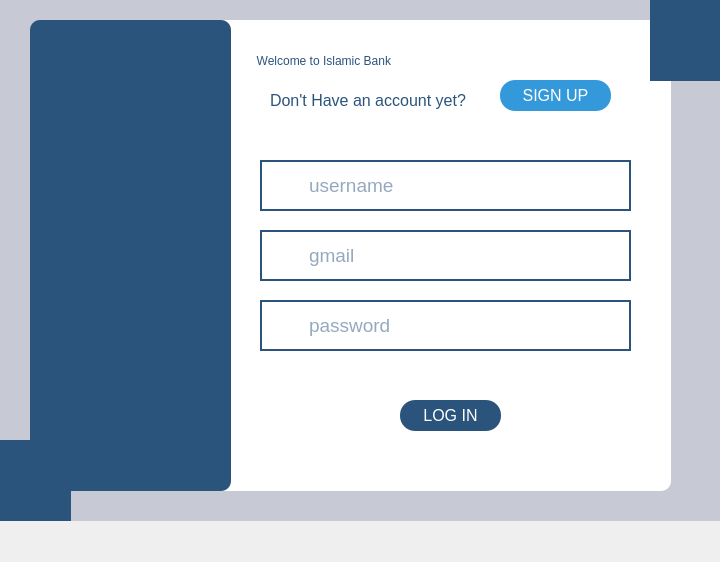
<?xml version="1.0" encoding="UTF-8"?>
<ui version="4.0">
 <class>MainWindowofBANK</class>
 <widget class="QMainWindow" name="MainWindowofBANK">
  <property name="geometry">
   <rect>
    <x>0</x>
    <y>0</y>
    <width>720</width>
    <height>562</height>
   </rect>
  </property>
  <property name="minimumSize">
   <size>
    <width>720</width>
    <height>562</height>
   </size>
  </property>
  <property name="windowTitle">
   <string>MainWindowofBANK</string>
  </property>
  <property name="styleSheet">
   <string notr="true">QLabel{
background-color:#2b547d;
}
QMessageBox QLabel {
    background-color: transparent; /* Makes text background transparent */
    color: black; /* Text color */
}</string>
  </property>
  <widget class="QWidget" name="centralwidget">
   <widget class="QLabel" name="label">
    <property name="geometry">
     <rect>
      <x>0</x>
      <y>0</y>
      <width>731</width>
      <height>521</height>
     </rect>
    </property>
    <property name="styleSheet">
     <string notr="true">QLabel{
background-color:rgb(199, 201, 213);
}</string>
    </property>
    <property name="text">
     <string/>
    </property>
   </widget>
   <widget class="QLabel" name="label_3">
    <property name="geometry">
     <rect>
      <x>650</x>
      <y>0</y>
      <width>81</width>
      <height>81</height>
     </rect>
    </property>
    <property name="styleSheet">
     <string notr="true">QLabel{
background-color:#2b547d;
}</string>
    </property>
    <property name="text">
     <string/>
    </property>
   </widget>
   <widget class="QLabel" name="label_4">
    <property name="geometry">
     <rect>
      <x>-10</x>
      <y>440</y>
      <width>81</width>
      <height>81</height>
     </rect>
    </property>
    <property name="styleSheet">
     <string notr="true">QLabel{
background-color:#2b547d;
}</string>
    </property>
    <property name="text">
     <string/>
    </property>
   </widget>
   <widget class="QLabel" name="label_2">
    <property name="geometry">
     <rect>
      <x>30</x>
      <y>20</y>
      <width>201</width>
      <height>471</height>
     </rect>
    </property>
    <property name="styleSheet">
     <string notr="true">border-radius:10px;</string>
    </property>
    <property name="text">
     <string/>
    </property>
   </widget>
   <widget class="QLabel" name="label_5">
    <property name="geometry">
     <rect>
      <x>180</x>
      <y>20</y>
      <width>491</width>
      <height>471</height>
     </rect>
    </property>
    <property name="styleSheet">
     <string notr="true">QLabel{
background-color:rgb(255, 255, 255);
border-radius:10px;
}</string>
    </property>
    <property name="text">
     <string/>
    </property>
   </widget>
   <widget class="QLabel" name="label_6">
    <property name="geometry">
     <rect>
      <x>250</x>
      <y>40</y>
      <width>371</width>
      <height>41</height>
     </rect>
    </property>
    <property name="styleSheet">
     <string notr="true">QLabel{
background-color:white;
font: 700 20pt &quot;Arial&quot;;
color:#2b547d;}</string>
    </property>
    <property name="text">
     <string>  Welcome to Islamic Bank</string>
    </property>
   </widget>
   <widget class="QLabel" name="label_7">
    <property name="geometry">
     <rect>
      <x>270</x>
      <y>90</y>
      <width>201</width>
      <height>21</height>
     </rect>
    </property>
    <property name="font">
     <font>
      <family>Arial</family>
      <pointsize>12</pointsize>
      <italic>false</italic>
      <bold>false</bold>
     </font>
    </property>
    <property name="styleSheet">
     <string notr="true">QLabel{
background-color:rgb(255, 255, 255);
	font: 12pt &quot;Arial&quot;;

color:#2b547d;}</string>
    </property>
    <property name="text">
     <string>Don't Have an account yet?</string>
    </property>
   </widget>
   <widget class="QPushButton" name="signup_btn">
    <property name="geometry">
     <rect>
      <x>500</x>
      <y>80</y>
      <width>111</width>
      <height>31</height>
     </rect>
    </property>
    <property name="font">
     <font>
      <family>Microsoft Sans Serif</family>
      <pointsize>12</pointsize>
      <italic>false</italic>
      <bold>false</bold>
     </font>
    </property>
    <property name="styleSheet">
     <string notr="true">QPushButton{
background-color:#3499db;
color:white;
border-radius:15px;
padding:7px 14px;
}
QPushButton:hover{
background-color:rgb(41, 128, 185);
}
QPushButton:pressed{
background-color:rgb(31, 97, 141);
}</string>
    </property>
    <property name="text">
     <string>SIGN UP</string>
    </property>
   </widget>
   <widget class="QPushButton" name="login_btn">
    <property name="geometry">
     <rect>
      <x>400</x>
      <y>400</y>
      <width>101</width>
      <height>31</height>
     </rect>
    </property>
    <property name="font">
     <font>
      <family>Microsoft Sans Serif</family>
      <pointsize>12</pointsize>
      <italic>false</italic>
      <bold>false</bold>
     </font>
    </property>
    <property name="styleSheet">
     <string notr="true">QPushButton{
background-color:#2b547d;
color:white;
border-radius:15px;
padding:7px 14px;
}
QPushButton:hover{
background-color:rgb(41, 128, 185);
}
QPushButton:pressed{
background-color:rgb(31, 97, 141);
}</string>
    </property>
    <property name="text">
     <string>LOG IN</string>
    </property>
   </widget>
   <widget class="QLineEdit" name="username_input">
    <property name="geometry">
     <rect>
      <x>260</x>
      <y>160</y>
      <width>371</width>
      <height>51</height>
     </rect>
    </property>
    <property name="font">
     <font>
      <pointsize>14</pointsize>
     </font>
    </property>
    <property name="styleSheet">
     <string notr="true">QLineEdit{

background-color: rgb(255, 255, 255);
color:rgb(43, 84, 125);
border:2px solid rgb(43, 84, 125);
padding:5px;
padding-left:45px;
}
QLineEdit:hover{
border:2px solid rgb(29, 61, 92);
background-color:rgb(226, 230, 235);
}
QLineEdit:focus{
border:2px solid rgb(0, 0, 119);
background-color:white;
outline:none;
}</string>
    </property>
    <property name="text">
     <string/>
    </property>
    <property name="placeholderText">
     <string>username</string>
    </property>
   </widget>
   <widget class="QLineEdit" name="gmail_input">
    <property name="geometry">
     <rect>
      <x>260</x>
      <y>230</y>
      <width>371</width>
      <height>51</height>
     </rect>
    </property>
    <property name="font">
     <font>
      <pointsize>14</pointsize>
     </font>
    </property>
    <property name="styleSheet">
     <string notr="true">QLineEdit{

background-color: rgb(255, 255, 255);
color:rgb(43, 84, 125);
border:2px solid rgb(43, 84, 125);
padding:5px;
padding-left:45px;
}
QLineEdit:hover{
border:2px solid rgb(29, 61, 92);
background-color:rgb(226, 230, 235);
}
QLineEdit:focus{
border:2px solid rgb(0, 0, 119);
background-color:white;
outline:none;
}</string>
    </property>
    <property name="placeholderText">
     <string>gmail</string>
    </property>
   </widget>
   <widget class="QLineEdit" name="password_input">
    <property name="geometry">
     <rect>
      <x>260</x>
      <y>300</y>
      <width>371</width>
      <height>51</height>
     </rect>
    </property>
    <property name="font">
     <font>
      <pointsize>14</pointsize>
     </font>
    </property>
    <property name="styleSheet">
     <string notr="true">QLineEdit{

background-color: rgb(255, 255, 255);
color:rgb(43, 84, 125);
border:2px solid rgb(43, 84, 125);
padding:5px;
padding-left:45px;
}
QLineEdit:hover{
border:2px solid rgb(29, 61, 92);
background-color:rgb(226, 230, 235);
}
QLineEdit:focus{
border:2px solid rgb(0, 0, 119);
background-color:white;
outline:none;
}</string>
    </property>
    <property name="echoMode">
     <enum>QLineEdit::EchoMode::Password</enum>
    </property>
    <property name="placeholderText">
     <string>password</string>
    </property>
   </widget>
   <widget class="QLabel" name="label_11">
    <property name="enabled">
     <bool>true</bool>
    </property>
    <property name="geometry">
     <rect>
      <x>40</x>
      <y>140</y>
      <width>181</width>
      <height>151</height>
     </rect>
    </property>
    <property name="text">
     <string/>
    </property>
    <property name="pixmap">
     <pixmap resource="images.qrc">:/new/prefix1/images/wmremove-transformed.png</pixmap>
    </property>
    <property name="scaledContents">
     <bool>true</bool>
    </property>
   </widget>
   <widget class="QLabel" name="label_12">
    <property name="geometry">
     <rect>
      <x>10</x>
      <y>460</y>
      <width>51</width>
      <height>51</height>
     </rect>
    </property>
    <property name="text">
     <string/>
    </property>
    <property name="pixmap">
     <pixmap resource="images.qrc">:/new/prefix1/images/wmremove-transformed.png</pixmap>
    </property>
    <property name="scaledContents">
     <bool>true</bool>
    </property>
   </widget>
   <widget class="QLabel" name="label_13">
    <property name="geometry">
     <rect>
      <x>660</x>
      <y>10</y>
      <width>51</width>
      <height>51</height>
     </rect>
    </property>
    <property name="text">
     <string/>
    </property>
    <property name="pixmap">
     <pixmap resource="images.qrc">:/new/prefix1/images/wmremove-transformed.png</pixmap>
    </property>
    <property name="scaledContents">
     <bool>true</bool>
    </property>
   </widget>
   <widget class="QLabel" name="label_8">
    <property name="geometry">
     <rect>
      <x>270</x>
      <y>310</y>
      <width>31</width>
      <height>31</height>
     </rect>
    </property>
    <property name="styleSheet">
     <string notr="true">QLabel{
	background-color: none;
}</string>
    </property>
    <property name="text">
     <string/>
    </property>
    <property name="pixmap">
     <pixmap resource="images.qrc">:/new/prefix1/images/padlock.png</pixmap>
    </property>
    <property name="scaledContents">
     <bool>true</bool>
    </property>
   </widget>
   <widget class="QLabel" name="label_9">
    <property name="geometry">
     <rect>
      <x>270</x>
      <y>170</y>
      <width>31</width>
      <height>31</height>
     </rect>
    </property>
    <property name="styleSheet">
     <string notr="true">QLabel{
	background-color: none;
}</string>
    </property>
    <property name="text">
     <string/>
    </property>
    <property name="pixmap">
     <pixmap resource="images.qrc">:/new/prefix1/images/profile.png</pixmap>
    </property>
    <property name="scaledContents">
     <bool>true</bool>
    </property>
   </widget>
   <widget class="QLabel" name="label_10">
    <property name="geometry">
     <rect>
      <x>270</x>
      <y>240</y>
      <width>31</width>
      <height>31</height>
     </rect>
    </property>
    <property name="styleSheet">
     <string notr="true">QLabel{
	background-color: none;
}</string>
    </property>
    <property name="text">
     <string/>
    </property>
    <property name="pixmap">
     <pixmap resource="images.qrc">:/new/prefix1/images/mail.png</pixmap>
    </property>
    <property name="scaledContents">
     <bool>true</bool>
    </property>
   </widget>
   <zorder>label</zorder>
   <zorder>label_4</zorder>
   <zorder>label_5</zorder>
   <zorder>label_6</zorder>
   <zorder>label_7</zorder>
   <zorder>signup_btn</zorder>
   <zorder>login_btn</zorder>
   <zorder>password_input</zorder>
   <zorder>label_2</zorder>
   <zorder>label_11</zorder>
   <zorder>label_12</zorder>
   <zorder>username_input</zorder>
   <zorder>gmail_input</zorder>
   <zorder>label_3</zorder>
   <zorder>label_13</zorder>
   <zorder>label_8</zorder>
   <zorder>label_9</zorder>
   <zorder>label_10</zorder>
  </widget>
  <widget class="QMenuBar" name="menubar">
   <property name="enabled">
    <bool>false</bool>
   </property>
   <property name="geometry">
    <rect>
     <x>0</x>
     <y>0</y>
     <width>720</width>
     <height>21</height>
    </rect>
   </property>
  </widget>
  <widget class="QStatusBar" name="statusbar">
   <property name="enabled">
    <bool>false</bool>
   </property>
   <property name="sizePolicy">
    <sizepolicy hsizetype="MinimumExpanding" vsizetype="MinimumExpanding">
     <horstretch>0</horstretch>
     <verstretch>0</verstretch>
    </sizepolicy>
   </property>
   <property name="maximumSize">
    <size>
     <width>0</width>
     <height>16777215</height>
    </size>
   </property>
   <property name="acceptDrops">
    <bool>true</bool>
   </property>
  </widget>
 </widget>
 <resources>
  <include location="images.qrc"/>
 </resources>
 <connections/>
</ui>
